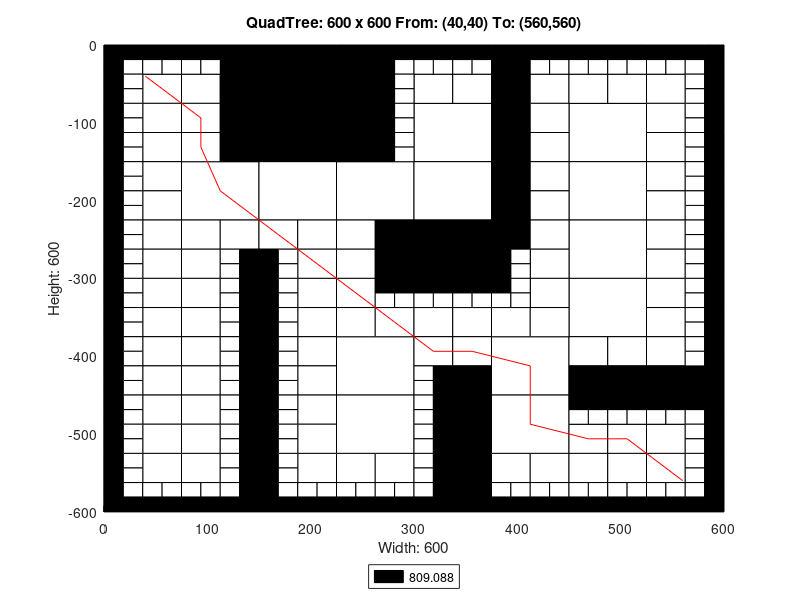

Here is the MATLAB script that generated this plot:
axis([0 600 -600 0]);
title('QuadTree: 600 x 600 From: (40,40) To: (560,560)');
xlabel('Width: 600');
ylabel('Height: 600');
rectangle('Position',[150 -75 75 75], 'FaceColor',[0 0 0]);
rectangle('Position',[150 -150 75 75], 'FaceColor',[0 0 0]);
rectangle('Position',[75 -225 75 75], 'FaceColor',[1 1 1]);
rectangle('Position',[150 -225 75 75], 'FaceColor',[1 1 1]);
rectangle('Position',[225 -225 75 75], 'FaceColor',[1 1 1]);
rectangle('Position',[300 -150 75 75], 'FaceColor',[1 1 1]);
rectangle('Position',[450 -150 75 75], 'FaceColor',[1 1 1]);
rectangle('Position',[300 -225 75 75], 'FaceColor',[1 1 1]);
rectangle('Position',[300 -300 75 75], 'FaceColor',[0 0 0]);
rectangle('Position',[450 -225 75 75], 'FaceColor',[1 1 1]);
rectangle('Position',[450 -300 75 75], 'FaceColor',[1 1 1]);
rectangle('Position',[225 -450 75 75], 'FaceColor',[1 1 1]);
rectangle('Position',[225 -525 75 75], 'FaceColor',[1 1 1]);
rectangle('Position',[375 -450 75 75], 'FaceColor',[1 1 1]);
rectangle('Position',[450 -375 75 75], 'FaceColor',[1 1 1]);
rectangle('Position',[375 -525 75 75], 'FaceColor',[1 1 1]);
rectangle('Position',[37.5 -75 37.5 37.5], 'FaceColor',[1 1 1]);
rectangle('Position',[112.5 -37.5 37.5 37.5], 'FaceColor',[0 0 0]);
rectangle('Position',[75 -75 37.5 37.5], 'FaceColor',[1 1 1]);
rectangle('Position',[112.5 -75 37.5 37.5], 'FaceColor',[0 0 0]);
rectangle('Position',[37.5 -112.5 37.5 37.5], 'FaceColor',[1 1 1]);
rectangle('Position',[37.5 -150 37.5 37.5], 'FaceColor',[1 1 1]);
rectangle('Position',[75 -112.5 37.5 37.5], 'FaceColor',[1 1 1]);
rectangle('Position',[112.5 -112.5 37.5 37.5], 'FaceColor',[0 0 0]);
rectangle('Position',[75 -150 37.5 37.5], 'FaceColor',[1 1 1]);
rectangle('Position',[112.5 -150 37.5 37.5], 'FaceColor',[0 0 0]);
rectangle('Position',[225 -37.5 37.5 37.5], 'FaceColor',[0 0 0]);
rectangle('Position',[225 -75 37.5 37.5], 'FaceColor',[0 0 0]);
rectangle('Position',[225 -112.5 37.5 37.5], 'FaceColor',[0 0 0]);
rectangle('Position',[225 -150 37.5 37.5], 'FaceColor',[0 0 0]);
rectangle('Position',[37.5 -187.5 37.5 37.5], 'FaceColor',[1 1 1]);
rectangle('Position',[37.5 -225 37.5 37.5], 'FaceColor',[1 1 1]);
rectangle('Position',[37.5 -262.5 37.5 37.5], 'FaceColor',[1 1 1]);
rectangle('Position',[37.5 -300 37.5 37.5], 'FaceColor',[1 1 1]);
rectangle('Position',[75 -262.5 37.5 37.5], 'FaceColor',[1 1 1]);
rectangle('Position',[112.5 -262.5 37.5 37.5], 'FaceColor',[1 1 1]);
rectangle('Position',[75 -300 37.5 37.5], 'FaceColor',[1 1 1]);
rectangle('Position',[150 -262.5 37.5 37.5], 'FaceColor',[1 1 1]);
rectangle('Position',[187.5 -262.5 37.5 37.5], 'FaceColor',[1 1 1]);
rectangle('Position',[187.5 -300 37.5 37.5], 'FaceColor',[1 1 1]);
rectangle('Position',[225 -262.5 37.5 37.5], 'FaceColor',[1 1 1]);
rectangle('Position',[262.5 -262.5 37.5 37.5], 'FaceColor',[0 0 0]);
rectangle('Position',[225 -300 37.5 37.5], 'FaceColor',[1 1 1]);
rectangle('Position',[262.5 -300 37.5 37.5], 'FaceColor',[0 0 0]);
rectangle('Position',[300 -75 37.5 37.5], 'FaceColor',[1 1 1]);
rectangle('Position',[337.5 -75 37.5 37.5], 'FaceColor',[1 1 1]);
rectangle('Position',[375 -37.5 37.5 37.5], 'FaceColor',[0 0 0]);
rectangle('Position',[375 -75 37.5 37.5], 'FaceColor',[0 0 0]);
rectangle('Position',[412.5 -75 37.5 37.5], 'FaceColor',[1 1 1]);
rectangle('Position',[375 -112.5 37.5 37.5], 'FaceColor',[0 0 0]);
rectangle('Position',[412.5 -112.5 37.5 37.5], 'FaceColor',[1 1 1]);
rectangle('Position',[375 -150 37.5 37.5], 'FaceColor',[0 0 0]);
rectangle('Position',[412.5 -150 37.5 37.5], 'FaceColor',[1 1 1]);
rectangle('Position',[450 -75 37.5 37.5], 'FaceColor',[1 1 1]);
rectangle('Position',[487.5 -75 37.5 37.5], 'FaceColor',[1 1 1]);
rectangle('Position',[525 -75 37.5 37.5], 'FaceColor',[1 1 1]);
rectangle('Position',[525 -112.5 37.5 37.5], 'FaceColor',[1 1 1]);
rectangle('Position',[525 -150 37.5 37.5], 'FaceColor',[1 1 1]);
rectangle('Position',[375 -187.5 37.5 37.5], 'FaceColor',[0 0 0]);
rectangle('Position',[412.5 -187.5 37.5 37.5], 'FaceColor',[1 1 1]);
rectangle('Position',[375 -225 37.5 37.5], 'FaceColor',[0 0 0]);
rectangle('Position',[412.5 -225 37.5 37.5], 'FaceColor',[1 1 1]);
rectangle('Position',[375 -262.5 37.5 37.5], 'FaceColor',[0 0 0]);
rectangle('Position',[412.5 -262.5 37.5 37.5], 'FaceColor',[1 1 1]);
rectangle('Position',[412.5 -300 37.5 37.5], 'FaceColor',[1 1 1]);
rectangle('Position',[525 -187.5 37.5 37.5], 'FaceColor',[1 1 1]);
rectangle('Position',[525 -225 37.5 37.5], 'FaceColor',[1 1 1]);
rectangle('Position',[525 -262.5 37.5 37.5], 'FaceColor',[1 1 1]);
rectangle('Position',[525 -300 37.5 37.5], 'FaceColor',[1 1 1]);
rectangle('Position',[37.5 -337.5 37.5 37.5], 'FaceColor',[1 1 1]);
rectangle('Position',[37.5 -375 37.5 37.5], 'FaceColor',[1 1 1]);
rectangle('Position',[75 -337.5 37.5 37.5], 'FaceColor',[1 1 1]);
rectangle('Position',[75 -375 37.5 37.5], 'FaceColor',[1 1 1]);
rectangle('Position',[37.5 -412.5 37.5 37.5], 'FaceColor',[1 1 1]);
rectangle('Position',[37.5 -450 37.5 37.5], 'FaceColor',[1 1 1]);
rectangle('Position',[75 -412.5 37.5 37.5], 'FaceColor',[1 1 1]);
rectangle('Position',[75 -450 37.5 37.5], 'FaceColor',[1 1 1]);
rectangle('Position',[187.5 -337.5 37.5 37.5], 'FaceColor',[1 1 1]);
rectangle('Position',[187.5 -375 37.5 37.5], 'FaceColor',[1 1 1]);
rectangle('Position',[225 -337.5 37.5 37.5], 'FaceColor',[1 1 1]);
rectangle('Position',[225 -375 37.5 37.5], 'FaceColor',[1 1 1]);
rectangle('Position',[262.5 -375 37.5 37.5], 'FaceColor',[1 1 1]);
rectangle('Position',[187.5 -412.5 37.5 37.5], 'FaceColor',[1 1 1]);
rectangle('Position',[187.5 -450 37.5 37.5], 'FaceColor',[1 1 1]);
rectangle('Position',[37.5 -487.5 37.5 37.5], 'FaceColor',[1 1 1]);
rectangle('Position',[37.5 -525 37.5 37.5], 'FaceColor',[1 1 1]);
rectangle('Position',[75 -487.5 37.5 37.5], 'FaceColor',[1 1 1]);
rectangle('Position',[75 -525 37.5 37.5], 'FaceColor',[1 1 1]);
rectangle('Position',[37.5 -562.5 37.5 37.5], 'FaceColor',[1 1 1]);
rectangle('Position',[75 -562.5 37.5 37.5], 'FaceColor',[1 1 1]);
rectangle('Position',[187.5 -487.5 37.5 37.5], 'FaceColor',[1 1 1]);
rectangle('Position',[187.5 -525 37.5 37.5], 'FaceColor',[1 1 1]);
rectangle('Position',[187.5 -562.5 37.5 37.5], 'FaceColor',[1 1 1]);
rectangle('Position',[225 -562.5 37.5 37.5], 'FaceColor',[1 1 1]);
rectangle('Position',[262.5 -562.5 37.5 37.5], 'FaceColor',[1 1 1]);
rectangle('Position',[300 -375 37.5 37.5], 'FaceColor',[1 1 1]);
rectangle('Position',[337.5 -375 37.5 37.5], 'FaceColor',[1 1 1]);
rectangle('Position',[412.5 -337.5 37.5 37.5], 'FaceColor',[1 1 1]);
rectangle('Position',[375 -375 37.5 37.5], 'FaceColor',[1 1 1]);
rectangle('Position',[412.5 -375 37.5 37.5], 'FaceColor',[1 1 1]);
rectangle('Position',[300 -412.5 37.5 37.5], 'FaceColor',[1 1 1]);
rectangle('Position',[337.5 -412.5 37.5 37.5], 'FaceColor',[1 1 1]);
rectangle('Position',[337.5 -450 37.5 37.5], 'FaceColor',[0 0 0]);
rectangle('Position',[525 -337.5 37.5 37.5], 'FaceColor',[1 1 1]);
rectangle('Position',[525 -375 37.5 37.5], 'FaceColor',[1 1 1]);
rectangle('Position',[450 -412.5 37.5 37.5], 'FaceColor',[1 1 1]);
rectangle('Position',[487.5 -412.5 37.5 37.5], 'FaceColor',[1 1 1]);
rectangle('Position',[450 -450 37.5 37.5], 'FaceColor',[0 0 0]);
rectangle('Position',[487.5 -450 37.5 37.5], 'FaceColor',[0 0 0]);
rectangle('Position',[525 -412.5 37.5 37.5], 'FaceColor',[1 1 1]);
rectangle('Position',[525 -450 37.5 37.5], 'FaceColor',[0 0 0]);
rectangle('Position',[562.5 -450 37.5 37.5], 'FaceColor',[0 0 0]);
rectangle('Position',[337.5 -487.5 37.5 37.5], 'FaceColor',[0 0 0]);
rectangle('Position',[337.5 -525 37.5 37.5], 'FaceColor',[0 0 0]);
rectangle('Position',[337.5 -562.5 37.5 37.5], 'FaceColor',[0 0 0]);
rectangle('Position',[337.5 -600 37.5 37.5], 'FaceColor',[0 0 0]);
rectangle('Position',[375 -562.5 37.5 37.5], 'FaceColor',[1 1 1]);
rectangle('Position',[412.5 -562.5 37.5 37.5], 'FaceColor',[1 1 1]);
rectangle('Position',[450 -525 37.5 37.5], 'FaceColor',[1 1 1]);
rectangle('Position',[487.5 -525 37.5 37.5], 'FaceColor',[1 1 1]);
rectangle('Position',[525 -525 37.5 37.5], 'FaceColor',[1 1 1]);
rectangle('Position',[450 -562.5 37.5 37.5], 'FaceColor',[1 1 1]);
rectangle('Position',[487.5 -562.5 37.5 37.5], 'FaceColor',[1 1 1]);
rectangle('Position',[525 -562.5 37.5 37.5], 'FaceColor',[1 1 1]);
rectangle('Position',[0 -18.75 18.75 18.75], 'FaceColor',[0 0 0]);
rectangle('Position',[18.75 -18.75 18.75 18.75], 'FaceColor',[0 0 0]);
rectangle('Position',[0 -37.5 18.75 18.75], 'FaceColor',[0 0 0]);
rectangle('Position',[18.75 -37.5 18.75 18.75], 'FaceColor',[1 1 1]);
rectangle('Position',[37.5 -18.75 18.75 18.75], 'FaceColor',[0 0 0]);
rectangle('Position',[56.25 -18.75 18.75 18.75], 'FaceColor',[0 0 0]);
rectangle('Position',[37.5 -37.5 18.75 18.75], 'FaceColor',[1 1 1]);
rectangle('Position',[56.25 -37.5 18.75 18.75], 'FaceColor',[1 1 1]);
rectangle('Position',[0 -56.25 18.75 18.75], 'FaceColor',[0 0 0]);
rectangle('Position',[18.75 -56.25 18.75 18.75], 'FaceColor',[1 1 1]);
rectangle('Position',[0 -75 18.75 18.75], 'FaceColor',[0 0 0]);
rectangle('Position',[18.75 -75 18.75 18.75], 'FaceColor',[1 1 1]);
rectangle('Position',[75 -18.75 18.75 18.75], 'FaceColor',[0 0 0]);
rectangle('Position',[93.75 -18.75 18.75 18.75], 'FaceColor',[0 0 0]);
rectangle('Position',[75 -37.5 18.75 18.75], 'FaceColor',[1 1 1]);
rectangle('Position',[93.75 -37.5 18.75 18.75], 'FaceColor',[1 1 1]);
rectangle('Position',[0 -93.75 18.75 18.75], 'FaceColor',[0 0 0]);
rectangle('Position',[18.75 -93.75 18.75 18.75], 'FaceColor',[1 1 1]);
rectangle('Position',[0 -112.5 18.75 18.75], 'FaceColor',[0 0 0]);
rectangle('Position',[18.75 -112.5 18.75 18.75], 'FaceColor',[1 1 1]);
rectangle('Position',[0 -131.25 18.75 18.75], 'FaceColor',[0 0 0]);
rectangle('Position',[18.75 -131.25 18.75 18.75], 'FaceColor',[1 1 1]);
rectangle('Position',[0 -150 18.75 18.75], 'FaceColor',[0 0 0]);
rectangle('Position',[18.75 -150 18.75 18.75], 'FaceColor',[1 1 1]);
rectangle('Position',[262.5 -18.75 18.75 18.75], 'FaceColor',[0 0 0]);
rectangle('Position',[281.25 -18.75 18.75 18.75], 'FaceColor',[0 0 0]);
rectangle('Position',[262.5 -37.5 18.75 18.75], 'FaceColor',[0 0 0]);
rectangle('Position',[281.25 -37.5 18.75 18.75], 'FaceColor',[1 1 1]);
rectangle('Position',[262.5 -56.25 18.75 18.75], 'FaceColor',[0 0 0]);
rectangle('Position',[281.25 -56.25 18.75 18.75], 'FaceColor',[1 1 1]);
rectangle('Position',[262.5 -75 18.75 18.75], 'FaceColor',[0 0 0]);
rectangle('Position',[281.25 -75 18.75 18.75], 'FaceColor',[1 1 1]);
rectangle('Position',[262.5 -93.75 18.75 18.75], 'FaceColor',[0 0 0]);
rectangle('Position',[281.25 -93.75 18.75 18.75], 'FaceColor',[1 1 1]);
rectangle('Position',[262.5 -112.5 18.75 18.75], 'FaceColor',[0 0 0]);
rectangle('Position',[281.25 -112.5 18.75 18.75], 'FaceColor',[1 1 1]);
rectangle('Position',[262.5 -131.25 18.75 18.75], 'FaceColor',[0 0 0]);
rectangle('Position',[281.25 -131.25 18.75 18.75], 'FaceColor',[1 1 1]);
rectangle('Position',[262.5 -150 18.75 18.75], 'FaceColor',[0 0 0]);
rectangle('Position',[281.25 -150 18.75 18.75], 'FaceColor',[1 1 1]);
rectangle('Position',[0 -168.75 18.75 18.75], 'FaceColor',[0 0 0]);
rectangle('Position',[18.75 -168.75 18.75 18.75], 'FaceColor',[1 1 1]);
rectangle('Position',[0 -187.5 18.75 18.75], 'FaceColor',[0 0 0]);
rectangle('Position',[18.75 -187.5 18.75 18.75], 'FaceColor',[1 1 1]);
rectangle('Position',[0 -206.25 18.75 18.75], 'FaceColor',[0 0 0]);
rectangle('Position',[18.75 -206.25 18.75 18.75], 'FaceColor',[1 1 1]);
rectangle('Position',[0 -225 18.75 18.75], 'FaceColor',[0 0 0]);
rectangle('Position',[18.75 -225 18.75 18.75], 'FaceColor',[1 1 1]);
rectangle('Position',[0 -243.75 18.75 18.75], 'FaceColor',[0 0 0]);
rectangle('Position',[18.75 -243.75 18.75 18.75], 'FaceColor',[1 1 1]);
rectangle('Position',[0 -262.5 18.75 18.75], 'FaceColor',[0 0 0]);
rectangle('Position',[18.75 -262.5 18.75 18.75], 'FaceColor',[1 1 1]);
rectangle('Position',[0 -281.25 18.75 18.75], 'FaceColor',[0 0 0]);
rectangle('Position',[18.75 -281.25 18.75 18.75], 'FaceColor',[1 1 1]);
rectangle('Position',[0 -300 18.75 18.75], 'FaceColor',[0 0 0]);
rectangle('Position',[18.75 -300 18.75 18.75], 'FaceColor',[1 1 1]);
rectangle('Position',[112.5 -281.25 18.75 18.75], 'FaceColor',[1 1 1]);
rectangle('Position',[131.25 -281.25 18.75 18.75], 'FaceColor',[0 0 0]);
rectangle('Position',[112.5 -300 18.75 18.75], 'FaceColor',[1 1 1]);
rectangle('Position',[131.25 -300 18.75 18.75], 'FaceColor',[0 0 0]);
rectangle('Position',[150 -281.25 18.75 18.75], 'FaceColor',[0 0 0]);
rectangle('Position',[168.75 -281.25 18.75 18.75], 'FaceColor',[1 1 1]);
rectangle('Position',[150 -300 18.75 18.75], 'FaceColor',[0 0 0]);
rectangle('Position',[168.75 -300 18.75 18.75], 'FaceColor',[1 1 1]);
rectangle('Position',[300 -18.75 18.75 18.75], 'FaceColor',[0 0 0]);
rectangle('Position',[318.75 -18.75 18.75 18.75], 'FaceColor',[0 0 0]);
rectangle('Position',[300 -37.5 18.75 18.75], 'FaceColor',[1 1 1]);
rectangle('Position',[318.75 -37.5 18.75 18.75], 'FaceColor',[1 1 1]);
rectangle('Position',[337.5 -18.75 18.75 18.75], 'FaceColor',[0 0 0]);
rectangle('Position',[356.25 -18.75 18.75 18.75], 'FaceColor',[0 0 0]);
rectangle('Position',[337.5 -37.5 18.75 18.75], 'FaceColor',[1 1 1]);
rectangle('Position',[356.25 -37.5 18.75 18.75], 'FaceColor',[1 1 1]);
rectangle('Position',[412.5 -18.75 18.75 18.75], 'FaceColor',[0 0 0]);
rectangle('Position',[431.25 -18.75 18.75 18.75], 'FaceColor',[0 0 0]);
rectangle('Position',[412.5 -37.5 18.75 18.75], 'FaceColor',[1 1 1]);
rectangle('Position',[431.25 -37.5 18.75 18.75], 'FaceColor',[1 1 1]);
rectangle('Position',[450 -18.75 18.75 18.75], 'FaceColor',[0 0 0]);
rectangle('Position',[468.75 -18.75 18.75 18.75], 'FaceColor',[0 0 0]);
rectangle('Position',[450 -37.5 18.75 18.75], 'FaceColor',[1 1 1]);
rectangle('Position',[468.75 -37.5 18.75 18.75], 'FaceColor',[1 1 1]);
rectangle('Position',[487.5 -18.75 18.75 18.75], 'FaceColor',[0 0 0]);
rectangle('Position',[506.25 -18.75 18.75 18.75], 'FaceColor',[0 0 0]);
rectangle('Position',[487.5 -37.5 18.75 18.75], 'FaceColor',[1 1 1]);
rectangle('Position',[506.25 -37.5 18.75 18.75], 'FaceColor',[1 1 1]);
rectangle('Position',[525 -18.75 18.75 18.75], 'FaceColor',[0 0 0]);
rectangle('Position',[543.75 -18.75 18.75 18.75], 'FaceColor',[0 0 0]);
rectangle('Position',[525 -37.5 18.75 18.75], 'FaceColor',[1 1 1]);
rectangle('Position',[543.75 -37.5 18.75 18.75], 'FaceColor',[1 1 1]);
rectangle('Position',[562.5 -18.75 18.75 18.75], 'FaceColor',[0 0 0]);
rectangle('Position',[581.25 -18.75 18.75 18.75], 'FaceColor',[0 0 0]);
rectangle('Position',[562.5 -37.5 18.75 18.75], 'FaceColor',[1 1 1]);
rectangle('Position',[581.25 -37.5 18.75 18.75], 'FaceColor',[0 0 0]);
rectangle('Position',[562.5 -56.25 18.75 18.75], 'FaceColor',[1 1 1]);
rectangle('Position',[581.25 -56.25 18.75 18.75], 'FaceColor',[0 0 0]);
rectangle('Position',[562.5 -75 18.75 18.75], 'FaceColor',[1 1 1]);
rectangle('Position',[581.25 -75 18.75 18.75], 'FaceColor',[0 0 0]);
rectangle('Position',[562.5 -93.75 18.75 18.75], 'FaceColor',[1 1 1]);
rectangle('Position',[581.25 -93.75 18.75 18.75], 'FaceColor',[0 0 0]);
rectangle('Position',[562.5 -112.5 18.75 18.75], 'FaceColor',[1 1 1]);
rectangle('Position',[581.25 -112.5 18.75 18.75], 'FaceColor',[0 0 0]);
rectangle('Position',[562.5 -131.25 18.75 18.75], 'FaceColor',[1 1 1]);
rectangle('Position',[581.25 -131.25 18.75 18.75], 'FaceColor',[0 0 0]);
rectangle('Position',[562.5 -150 18.75 18.75], 'FaceColor',[1 1 1]);
rectangle('Position',[581.25 -150 18.75 18.75], 'FaceColor',[0 0 0]);
rectangle('Position',[375 -281.25 18.75 18.75], 'FaceColor',[0 0 0]);
rectangle('Position',[393.75 -281.25 18.75 18.75], 'FaceColor',[1 1 1]);
rectangle('Position',[375 -300 18.75 18.75], 'FaceColor',[0 0 0]);
rectangle('Position',[393.75 -300 18.75 18.75], 'FaceColor',[1 1 1]);
rectangle('Position',[562.5 -168.75 18.75 18.75], 'FaceColor',[1 1 1]);
rectangle('Position',[581.25 -168.75 18.75 18.75], 'FaceColor',[0 0 0]);
rectangle('Position',[562.5 -187.5 18.75 18.75], 'FaceColor',[1 1 1]);
rectangle('Position',[581.25 -187.5 18.75 18.75], 'FaceColor',[0 0 0]);
rectangle('Position',[562.5 -206.25 18.75 18.75], 'FaceColor',[1 1 1]);
rectangle('Position',[581.25 -206.25 18.75 18.75], 'FaceColor',[0 0 0]);
rectangle('Position',[562.5 -225 18.75 18.75], 'FaceColor',[1 1 1]);
rectangle('Position',[581.25 -225 18.75 18.75], 'FaceColor',[0 0 0]);
rectangle('Position',[562.5 -243.75 18.75 18.75], 'FaceColor',[1 1 1]);
rectangle('Position',[581.25 -243.75 18.75 18.75], 'FaceColor',[0 0 0]);
rectangle('Position',[562.5 -262.5 18.75 18.75], 'FaceColor',[1 1 1]);
rectangle('Position',[581.25 -262.5 18.75 18.75], 'FaceColor',[0 0 0]);
rectangle('Position',[562.5 -281.25 18.75 18.75], 'FaceColor',[1 1 1]);
rectangle('Position',[581.25 -281.25 18.75 18.75], 'FaceColor',[0 0 0]);
rectangle('Position',[562.5 -300 18.75 18.75], 'FaceColor',[1 1 1]);
rectangle('Position',[581.25 -300 18.75 18.75], 'FaceColor',[0 0 0]);
rectangle('Position',[0 -318.75 18.75 18.75], 'FaceColor',[0 0 0]);
rectangle('Position',[18.75 -318.75 18.75 18.75], 'FaceColor',[1 1 1]);
rectangle('Position',[0 -337.5 18.75 18.75], 'FaceColor',[0 0 0]);
rectangle('Position',[18.75 -337.5 18.75 18.75], 'FaceColor',[1 1 1]);
rectangle('Position',[0 -356.25 18.75 18.75], 'FaceColor',[0 0 0]);
rectangle('Position',[18.75 -356.25 18.75 18.75], 'FaceColor',[1 1 1]);
rectangle('Position',[0 -375 18.75 18.75], 'FaceColor',[0 0 0]);
rectangle('Position',[18.75 -375 18.75 18.75], 'FaceColor',[1 1 1]);
rectangle('Position',[112.5 -318.75 18.75 18.75], 'FaceColor',[1 1 1]);
rectangle('Position',[131.25 -318.75 18.75 18.75], 'FaceColor',[0 0 0]);
rectangle('Position',[112.5 -337.5 18.75 18.75], 'FaceColor',[1 1 1]);
rectangle('Position',[131.25 -337.5 18.75 18.75], 'FaceColor',[0 0 0]);
rectangle('Position',[112.5 -356.25 18.75 18.75], 'FaceColor',[1 1 1]);
rectangle('Position',[131.25 -356.25 18.75 18.75], 'FaceColor',[0 0 0]);
rectangle('Position',[112.5 -375 18.75 18.75], 'FaceColor',[1 1 1]);
rectangle('Position',[131.25 -375 18.75 18.75], 'FaceColor',[0 0 0]);
rectangle('Position',[0 -393.75 18.75 18.75], 'FaceColor',[0 0 0]);
rectangle('Position',[18.75 -393.75 18.75 18.75], 'FaceColor',[1 1 1]);
rectangle('Position',[0 -412.5 18.75 18.75], 'FaceColor',[0 0 0]);
rectangle('Position',[18.75 -412.5 18.75 18.75], 'FaceColor',[1 1 1]);
rectangle('Position',[0 -431.25 18.75 18.75], 'FaceColor',[0 0 0]);
rectangle('Position',[18.75 -431.25 18.75 18.75], 'FaceColor',[1 1 1]);
rectangle('Position',[0 -450 18.75 18.75], 'FaceColor',[0 0 0]);
rectangle('Position',[18.75 -450 18.75 18.75], 'FaceColor',[1 1 1]);
rectangle('Position',[112.5 -393.75 18.75 18.75], 'FaceColor',[1 1 1]);
rectangle('Position',[131.25 -393.75 18.75 18.75], 'FaceColor',[0 0 0]);
rectangle('Position',[112.5 -412.5 18.75 18.75], 'FaceColor',[1 1 1]);
rectangle('Position',[131.25 -412.5 18.75 18.75], 'FaceColor',[0 0 0]);
rectangle('Position',[112.5 -431.25 18.75 18.75], 'FaceColor',[1 1 1]);
rectangle('Position',[131.25 -431.25 18.75 18.75], 'FaceColor',[0 0 0]);
rectangle('Position',[112.5 -450 18.75 18.75], 'FaceColor',[1 1 1]);
rectangle('Position',[131.25 -450 18.75 18.75], 'FaceColor',[0 0 0]);
rectangle('Position',[150 -318.75 18.75 18.75], 'FaceColor',[0 0 0]);
rectangle('Position',[168.75 -318.75 18.75 18.75], 'FaceColor',[1 1 1]);
rectangle('Position',[150 -337.5 18.75 18.75], 'FaceColor',[0 0 0]);
rectangle('Position',[168.75 -337.5 18.75 18.75], 'FaceColor',[1 1 1]);
rectangle('Position',[150 -356.25 18.75 18.75], 'FaceColor',[0 0 0]);
rectangle('Position',[168.75 -356.25 18.75 18.75], 'FaceColor',[1 1 1]);
rectangle('Position',[150 -375 18.75 18.75], 'FaceColor',[0 0 0]);
rectangle('Position',[168.75 -375 18.75 18.75], 'FaceColor',[1 1 1]);
rectangle('Position',[262.5 -318.75 18.75 18.75], 'FaceColor',[0 0 0]);
rectangle('Position',[281.25 -318.75 18.75 18.75], 'FaceColor',[0 0 0]);
rectangle('Position',[262.5 -337.5 18.75 18.75], 'FaceColor',[1 1 1]);
rectangle('Position',[281.25 -337.5 18.75 18.75], 'FaceColor',[1 1 1]);
rectangle('Position',[150 -393.75 18.75 18.75], 'FaceColor',[0 0 0]);
rectangle('Position',[168.75 -393.75 18.75 18.75], 'FaceColor',[1 1 1]);
rectangle('Position',[150 -412.5 18.75 18.75], 'FaceColor',[0 0 0]);
rectangle('Position',[168.75 -412.5 18.75 18.75], 'FaceColor',[1 1 1]);
rectangle('Position',[150 -431.25 18.75 18.75], 'FaceColor',[0 0 0]);
rectangle('Position',[168.75 -431.25 18.75 18.75], 'FaceColor',[1 1 1]);
rectangle('Position',[150 -450 18.75 18.75], 'FaceColor',[0 0 0]);
rectangle('Position',[168.75 -450 18.75 18.75], 'FaceColor',[1 1 1]);
rectangle('Position',[0 -468.75 18.75 18.75], 'FaceColor',[0 0 0]);
rectangle('Position',[18.75 -468.75 18.75 18.75], 'FaceColor',[1 1 1]);
rectangle('Position',[0 -487.5 18.75 18.75], 'FaceColor',[0 0 0]);
rectangle('Position',[18.75 -487.5 18.75 18.75], 'FaceColor',[1 1 1]);
rectangle('Position',[0 -506.25 18.75 18.75], 'FaceColor',[0 0 0]);
rectangle('Position',[18.75 -506.25 18.75 18.75], 'FaceColor',[1 1 1]);
rectangle('Position',[0 -525 18.75 18.75], 'FaceColor',[0 0 0]);
rectangle('Position',[18.75 -525 18.75 18.75], 'FaceColor',[1 1 1]);
rectangle('Position',[112.5 -468.75 18.75 18.75], 'FaceColor',[1 1 1]);
rectangle('Position',[131.25 -468.75 18.75 18.75], 'FaceColor',[0 0 0]);
rectangle('Position',[112.5 -487.5 18.75 18.75], 'FaceColor',[1 1 1]);
rectangle('Position',[131.25 -487.5 18.75 18.75], 'FaceColor',[0 0 0]);
rectangle('Position',[112.5 -506.25 18.75 18.75], 'FaceColor',[1 1 1]);
rectangle('Position',[131.25 -506.25 18.75 18.75], 'FaceColor',[0 0 0]);
rectangle('Position',[112.5 -525 18.75 18.75], 'FaceColor',[1 1 1]);
rectangle('Position',[131.25 -525 18.75 18.75], 'FaceColor',[0 0 0]);
rectangle('Position',[0 -543.75 18.75 18.75], 'FaceColor',[0 0 0]);
rectangle('Position',[18.75 -543.75 18.75 18.75], 'FaceColor',[1 1 1]);
rectangle('Position',[0 -562.5 18.75 18.75], 'FaceColor',[0 0 0]);
rectangle('Position',[18.75 -562.5 18.75 18.75], 'FaceColor',[1 1 1]);
rectangle('Position',[0 -581.25 18.75 18.75], 'FaceColor',[0 0 0]);
rectangle('Position',[18.75 -581.25 18.75 18.75], 'FaceColor',[1 1 1]);
rectangle('Position',[0 -600 18.75 18.75], 'FaceColor',[0 0 0]);
rectangle('Position',[18.75 -600 18.75 18.75], 'FaceColor',[0 0 0]);
rectangle('Position',[37.5 -581.25 18.75 18.75], 'FaceColor',[1 1 1]);
rectangle('Position',[56.25 -581.25 18.75 18.75], 'FaceColor',[1 1 1]);
rectangle('Position',[37.5 -600 18.75 18.75], 'FaceColor',[0 0 0]);
rectangle('Position',[56.25 -600 18.75 18.75], 'FaceColor',[0 0 0]);
rectangle('Position',[112.5 -543.75 18.75 18.75], 'FaceColor',[1 1 1]);
rectangle('Position',[131.25 -543.75 18.75 18.75], 'FaceColor',[0 0 0]);
rectangle('Position',[112.5 -562.5 18.75 18.75], 'FaceColor',[1 1 1]);
rectangle('Position',[131.25 -562.5 18.75 18.75], 'FaceColor',[0 0 0]);
rectangle('Position',[75 -581.25 18.75 18.75], 'FaceColor',[1 1 1]);
rectangle('Position',[93.75 -581.25 18.75 18.75], 'FaceColor',[1 1 1]);
rectangle('Position',[75 -600 18.75 18.75], 'FaceColor',[0 0 0]);
rectangle('Position',[93.75 -600 18.75 18.75], 'FaceColor',[0 0 0]);
rectangle('Position',[112.5 -581.25 18.75 18.75], 'FaceColor',[1 1 1]);
rectangle('Position',[131.25 -581.25 18.75 18.75], 'FaceColor',[0 0 0]);
rectangle('Position',[112.5 -600 18.75 18.75], 'FaceColor',[0 0 0]);
rectangle('Position',[131.25 -600 18.75 18.75], 'FaceColor',[0 0 0]);
rectangle('Position',[150 -468.75 18.75 18.75], 'FaceColor',[0 0 0]);
rectangle('Position',[168.75 -468.75 18.75 18.75], 'FaceColor',[1 1 1]);
rectangle('Position',[150 -487.5 18.75 18.75], 'FaceColor',[0 0 0]);
rectangle('Position',[168.75 -487.5 18.75 18.75], 'FaceColor',[1 1 1]);
rectangle('Position',[150 -506.25 18.75 18.75], 'FaceColor',[0 0 0]);
rectangle('Position',[168.75 -506.25 18.75 18.75], 'FaceColor',[1 1 1]);
rectangle('Position',[150 -525 18.75 18.75], 'FaceColor',[0 0 0]);
rectangle('Position',[168.75 -525 18.75 18.75], 'FaceColor',[1 1 1]);
rectangle('Position',[150 -543.75 18.75 18.75], 'FaceColor',[0 0 0]);
rectangle('Position',[168.75 -543.75 18.75 18.75], 'FaceColor',[1 1 1]);
rectangle('Position',[150 -562.5 18.75 18.75], 'FaceColor',[0 0 0]);
rectangle('Position',[168.75 -562.5 18.75 18.75], 'FaceColor',[1 1 1]);
rectangle('Position',[150 -581.25 18.75 18.75], 'FaceColor',[0 0 0]);
rectangle('Position',[168.75 -581.25 18.75 18.75], 'FaceColor',[1 1 1]);
rectangle('Position',[150 -600 18.75 18.75], 'FaceColor',[0 0 0]);
rectangle('Position',[168.75 -600 18.75 18.75], 'FaceColor',[0 0 0]);
rectangle('Position',[187.5 -581.25 18.75 18.75], 'FaceColor',[1 1 1]);
rectangle('Position',[206.25 -581.25 18.75 18.75], 'FaceColor',[1 1 1]);
rectangle('Position',[187.5 -600 18.75 18.75], 'FaceColor',[0 0 0]);
rectangle('Position',[206.25 -600 18.75 18.75], 'FaceColor',[0 0 0]);
rectangle('Position',[225 -581.25 18.75 18.75], 'FaceColor',[1 1 1]);
rectangle('Position',[243.75 -581.25 18.75 18.75], 'FaceColor',[1 1 1]);
rectangle('Position',[225 -600 18.75 18.75], 'FaceColor',[0 0 0]);
rectangle('Position',[243.75 -600 18.75 18.75], 'FaceColor',[0 0 0]);
rectangle('Position',[262.5 -581.25 18.75 18.75], 'FaceColor',[1 1 1]);
rectangle('Position',[281.25 -581.25 18.75 18.75], 'FaceColor',[1 1 1]);
rectangle('Position',[262.5 -600 18.75 18.75], 'FaceColor',[0 0 0]);
rectangle('Position',[281.25 -600 18.75 18.75], 'FaceColor',[0 0 0]);
rectangle('Position',[300 -318.75 18.75 18.75], 'FaceColor',[0 0 0]);
rectangle('Position',[318.75 -318.75 18.75 18.75], 'FaceColor',[0 0 0]);
rectangle('Position',[300 -337.5 18.75 18.75], 'FaceColor',[1 1 1]);
rectangle('Position',[318.75 -337.5 18.75 18.75], 'FaceColor',[1 1 1]);
rectangle('Position',[337.5 -318.75 18.75 18.75], 'FaceColor',[0 0 0]);
rectangle('Position',[356.25 -318.75 18.75 18.75], 'FaceColor',[0 0 0]);
rectangle('Position',[337.5 -337.5 18.75 18.75], 'FaceColor',[1 1 1]);
rectangle('Position',[356.25 -337.5 18.75 18.75], 'FaceColor',[1 1 1]);
rectangle('Position',[375 -318.75 18.75 18.75], 'FaceColor',[0 0 0]);
rectangle('Position',[393.75 -318.75 18.75 18.75], 'FaceColor',[1 1 1]);
rectangle('Position',[375 -337.5 18.75 18.75], 'FaceColor',[1 1 1]);
rectangle('Position',[393.75 -337.5 18.75 18.75], 'FaceColor',[1 1 1]);
rectangle('Position',[300 -431.25 18.75 18.75], 'FaceColor',[1 1 1]);
rectangle('Position',[318.75 -431.25 18.75 18.75], 'FaceColor',[0 0 0]);
rectangle('Position',[300 -450 18.75 18.75], 'FaceColor',[1 1 1]);
rectangle('Position',[318.75 -450 18.75 18.75], 'FaceColor',[0 0 0]);
rectangle('Position',[562.5 -318.75 18.75 18.75], 'FaceColor',[1 1 1]);
rectangle('Position',[581.25 -318.75 18.75 18.75], 'FaceColor',[0 0 0]);
rectangle('Position',[562.5 -337.5 18.75 18.75], 'FaceColor',[1 1 1]);
rectangle('Position',[581.25 -337.5 18.75 18.75], 'FaceColor',[0 0 0]);
rectangle('Position',[562.5 -356.25 18.75 18.75], 'FaceColor',[1 1 1]);
rectangle('Position',[581.25 -356.25 18.75 18.75], 'FaceColor',[0 0 0]);
rectangle('Position',[562.5 -375 18.75 18.75], 'FaceColor',[1 1 1]);
rectangle('Position',[581.25 -375 18.75 18.75], 'FaceColor',[0 0 0]);
rectangle('Position',[562.5 -393.75 18.75 18.75], 'FaceColor',[1 1 1]);
rectangle('Position',[581.25 -393.75 18.75 18.75], 'FaceColor',[0 0 0]);
rectangle('Position',[562.5 -412.5 18.75 18.75], 'FaceColor',[1 1 1]);
rectangle('Position',[581.25 -412.5 18.75 18.75], 'FaceColor',[0 0 0]);
rectangle('Position',[300 -468.75 18.75 18.75], 'FaceColor',[1 1 1]);
rectangle('Position',[318.75 -468.75 18.75 18.75], 'FaceColor',[0 0 0]);
rectangle('Position',[300 -487.5 18.75 18.75], 'FaceColor',[1 1 1]);
rectangle('Position',[318.75 -487.5 18.75 18.75], 'FaceColor',[0 0 0]);
rectangle('Position',[300 -506.25 18.75 18.75], 'FaceColor',[1 1 1]);
rectangle('Position',[318.75 -506.25 18.75 18.75], 'FaceColor',[0 0 0]);
rectangle('Position',[300 -525 18.75 18.75], 'FaceColor',[1 1 1]);
rectangle('Position',[318.75 -525 18.75 18.75], 'FaceColor',[0 0 0]);
rectangle('Position',[300 -543.75 18.75 18.75], 'FaceColor',[1 1 1]);
rectangle('Position',[318.75 -543.75 18.75 18.75], 'FaceColor',[0 0 0]);
rectangle('Position',[300 -562.5 18.75 18.75], 'FaceColor',[1 1 1]);
rectangle('Position',[318.75 -562.5 18.75 18.75], 'FaceColor',[0 0 0]);
rectangle('Position',[300 -581.25 18.75 18.75], 'FaceColor',[1 1 1]);
rectangle('Position',[318.75 -581.25 18.75 18.75], 'FaceColor',[0 0 0]);
rectangle('Position',[300 -600 18.75 18.75], 'FaceColor',[0 0 0]);
rectangle('Position',[318.75 -600 18.75 18.75], 'FaceColor',[0 0 0]);
rectangle('Position',[375 -581.25 18.75 18.75], 'FaceColor',[1 1 1]);
rectangle('Position',[393.75 -581.25 18.75 18.75], 'FaceColor',[1 1 1]);
rectangle('Position',[375 -600 18.75 18.75], 'FaceColor',[0 0 0]);
rectangle('Position',[393.75 -600 18.75 18.75], 'FaceColor',[0 0 0]);
rectangle('Position',[412.5 -581.25 18.75 18.75], 'FaceColor',[1 1 1]);
rectangle('Position',[431.25 -581.25 18.75 18.75], 'FaceColor',[1 1 1]);
rectangle('Position',[412.5 -600 18.75 18.75], 'FaceColor',[0 0 0]);
rectangle('Position',[431.25 -600 18.75 18.75], 'FaceColor',[0 0 0]);
rectangle('Position',[450 -468.75 18.75 18.75], 'FaceColor',[0 0 0]);
rectangle('Position',[468.75 -468.75 18.75 18.75], 'FaceColor',[0 0 0]);
rectangle('Position',[450 -487.5 18.75 18.75], 'FaceColor',[1 1 1]);
rectangle('Position',[468.75 -487.5 18.75 18.75], 'FaceColor',[1 1 1]);
rectangle('Position',[487.5 -468.75 18.75 18.75], 'FaceColor',[0 0 0]);
rectangle('Position',[506.25 -468.75 18.75 18.75], 'FaceColor',[0 0 0]);
rectangle('Position',[487.5 -487.5 18.75 18.75], 'FaceColor',[1 1 1]);
rectangle('Position',[506.25 -487.5 18.75 18.75], 'FaceColor',[1 1 1]);
rectangle('Position',[525 -468.75 18.75 18.75], 'FaceColor',[0 0 0]);
rectangle('Position',[543.75 -468.75 18.75 18.75], 'FaceColor',[0 0 0]);
rectangle('Position',[525 -487.5 18.75 18.75], 'FaceColor',[1 1 1]);
rectangle('Position',[543.75 -487.5 18.75 18.75], 'FaceColor',[1 1 1]);
rectangle('Position',[562.5 -468.75 18.75 18.75], 'FaceColor',[0 0 0]);
rectangle('Position',[581.25 -468.75 18.75 18.75], 'FaceColor',[0 0 0]);
rectangle('Position',[562.5 -487.5 18.75 18.75], 'FaceColor',[1 1 1]);
rectangle('Position',[581.25 -487.5 18.75 18.75], 'FaceColor',[0 0 0]);
rectangle('Position',[562.5 -506.25 18.75 18.75], 'FaceColor',[1 1 1]);
rectangle('Position',[581.25 -506.25 18.75 18.75], 'FaceColor',[0 0 0]);
rectangle('Position',[562.5 -525 18.75 18.75], 'FaceColor',[1 1 1]);
rectangle('Position',[581.25 -525 18.75 18.75], 'FaceColor',[0 0 0]);
rectangle('Position',[450 -581.25 18.75 18.75], 'FaceColor',[1 1 1]);
rectangle('Position',[468.75 -581.25 18.75 18.75], 'FaceColor',[1 1 1]);
rectangle('Position',[450 -600 18.75 18.75], 'FaceColor',[0 0 0]);
rectangle('Position',[468.75 -600 18.75 18.75], 'FaceColor',[0 0 0]);
rectangle('Position',[487.5 -581.25 18.75 18.75], 'FaceColor',[1 1 1]);
rectangle('Position',[506.25 -581.25 18.75 18.75], 'FaceColor',[1 1 1]);
rectangle('Position',[487.5 -600 18.75 18.75], 'FaceColor',[0 0 0]);
rectangle('Position',[506.25 -600 18.75 18.75], 'FaceColor',[0 0 0]);
rectangle('Position',[562.5 -543.75 18.75 18.75], 'FaceColor',[1 1 1]);
rectangle('Position',[581.25 -543.75 18.75 18.75], 'FaceColor',[0 0 0]);
rectangle('Position',[562.5 -562.5 18.75 18.75], 'FaceColor',[1 1 1]);
rectangle('Position',[581.25 -562.5 18.75 18.75], 'FaceColor',[0 0 0]);
rectangle('Position',[525 -581.25 18.75 18.75], 'FaceColor',[1 1 1]);
rectangle('Position',[543.75 -581.25 18.75 18.75], 'FaceColor',[1 1 1]);
rectangle('Position',[525 -600 18.75 18.75], 'FaceColor',[0 0 0]);
rectangle('Position',[543.75 -600 18.75 18.75], 'FaceColor',[0 0 0]);
rectangle('Position',[562.5 -581.25 18.75 18.75], 'FaceColor',[1 1 1]);
rectangle('Position',[581.25 -581.25 18.75 18.75], 'FaceColor',[0 0 0]);
rectangle('Position',[562.5 -600 18.75 18.75], 'FaceColor',[0 0 0]);
rectangle('Position',[581.25 -600 18.75 18.75], 'FaceColor',[0 0 0]);
X=[560,543.75,506.25,468.75,412.5,412.5,356.25,318.75,281.25,243.75,206.25,168.75,112.5,93.75,93.75,56.25,40];
Y=[-560,-543.75,-506.25,-506.25,-487.5,-412.5,-393.75,-393.75,-356.25,-318.75,-281.25,-243.75,-187.5,-131.25,-93.75,-56.25,-40];
hold on;
plot(X,Y,'r');
legend('809.088','Location','southoutside');
